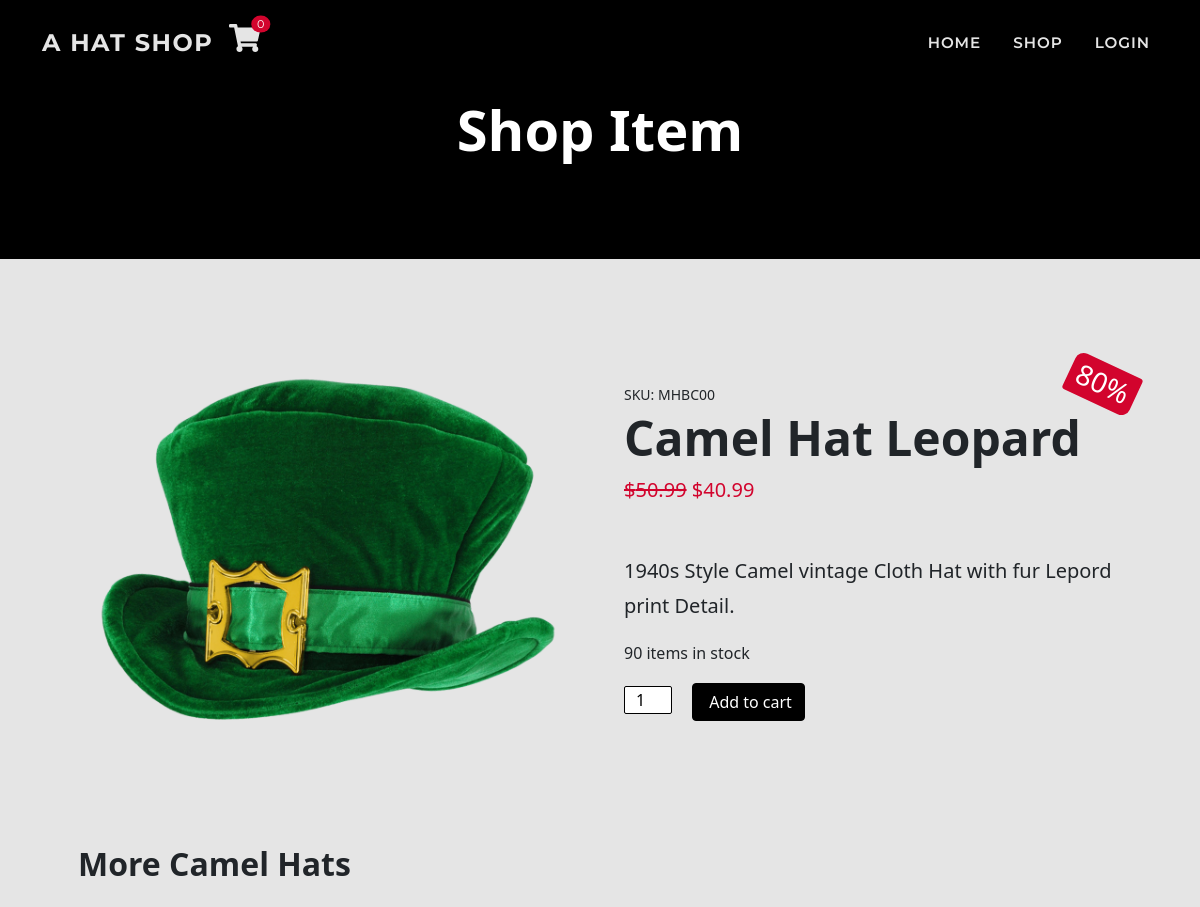
The page /shop/1/ (upper part) on the database as committed earlier.
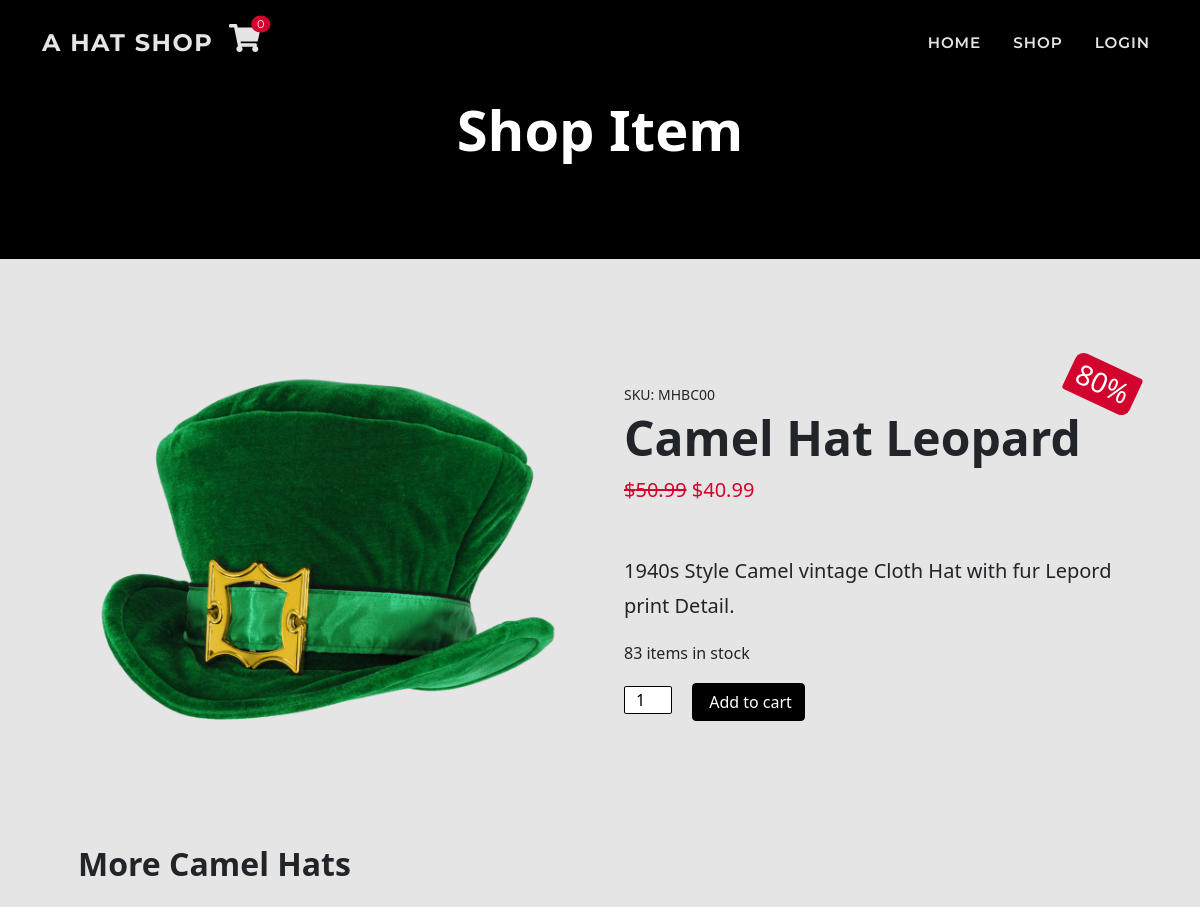
The same page on the database as committed later.
### shop/models.py (models this page shows, shortened)
class Product(models.Model):
    sku = models.CharField(max_length=60)
    category = models.ForeignKey(
        'Category', null=True, blank=True,
        on_delete=models.SET_NULL)
    style = models.CharField(max_length=60)
    color = models.CharField(max_length=60)
    name = models.CharField(max_length=60)
    description = models.TextField(max_length=250)
    price = models.DecimalField(
        max_digits=6, decimal_places=2)
    image = models.ImageField(null=True, blank=True)
    sale = models.BooleanField(default=False)
    sale_price = models.DecimalField(
        max_digits=6, decimal_places=2,
        null=True, blank=True)
    item_count = models.IntegerField(
        blank=False, null=False, default=0)

### shop/views.py (the view)
# urls.py: path('<int:item_id>/', views.shop_item, name='shop_item'),
def shop_item(request, item_id):
    item = get_object_or_404(Product, pk=item_id)
    related = Product.objects.filter(style=item.style)
    context = {
        'item': item,
        'related': related,
    }
    return render(request, 'shop/shop_item.html', context)

### cart/contexts.py (called while the page is built, shortened)
def cart_contents(request):
    cart_items = []
    total = 0
    item_count = 0
    cart = request.session.get('cart', {})
    if total < 50:
        delivery = total * Decimal(10 / 100)
        free_deivery = 50 * total
    else:
        delivery = 0
        free_deivery = 0
    grand_total = delivery + total
    context = {
        'cart_items': cart_items,
        'total': total,
        'item_count': item_count,
        'delivery': delivery,
        'free_deivery': free_deivery,
        'deivery_treshold': 10,
        'grand_total': grand_total,
    }
    return context

### shop/templates/shop/shop_item.html (shortened to what this page needs)
{% extends 'base.html' %}
{% load static %}
{% load thumbnail %}
{% block page_header %}
<header class="bg-black py-5">
    <div class="container px-4 px-lg-5 my-5">
        <div class="text-center">
            <h1 class="display-4 text-white fw-bolder">Shop Item</h1>
        </div>
    </div>
</header>
{% endblock %}
{% block content %}
<section class="page-section">
    <div class="container pb-5 px-4 px-lg-5">
        <div class="item row gx-4 gx-lg-5 align-items-center position-relative">
            {% if item.sale %}
            <div class="badge bg-danger text-white position-absolute w-auto" style="top: 0.5rem; right: 0.5rem">
                <h3 class="m-0">{% widthratio item.sale_price item.price 100 %}%</h3>
            </div>
            {% endif %}
            {% thumbnail item.image "500" as im %}
            <div class="col-md-6"><img class="card-img-top mb-md-0" src="{{ im.url }}" alt="{{ item.name }}" />
            </div>
            {% endthumbnail %}
            <div class="col-md-6">
                <div class="small mb-1">SKU: {{ item.sku }}</div>
                <h1 class="display-5 fw-bolder">{{ item.name }}</h1>
                <div class="fs-5 mb-5">
                    {% if item.sale %}
                    <span class="text-decoration-line-through text-danger">${{ item.price }}</span>
                    <span class="text-danger">${{ item.sale_price }} </span>
                    {% else %}
                    <span>${{ item.price }} </span>
                    {% endif %}
                </div>
                <p class="lead">{{ item.description }}</p>
                {% if item.item_count == 0 %}
                <p class="text-danger">{{ item.item_count }} Out of stock</p>
                {% elif item.item_count < 5  %}
                <p class="text-danger">
                    Only {{ item.item_count }} left in stock.
                </p>
                {% else %}
                <p>{{ item.item_count }} items in stock</p>
                {% endif %}
                <div class="d-flex">
                    <form id="ad-to-cart" class="form" action="{% url 'add_to_cart' item.id %}" method="POST"
                        novalidate>
                        <input id="click-this" class="quantity text-center me-3" name="quantity" id="inputQuantity"
                            type="number" min="1" max="{{ item.item_count }}" value="1" style="max-width: 3rem" />
                        <button class="btn btn-dark flex-shrink-0" type="submit">
                            Add to cart
                        </button>
                    </form>
                </div>
            </div>
        </div>
    </div>
    <div class="container pt-5 px-2 px-sm-4 px-lg-5">
        <h2 class="fw-bolder mb-4 text-capitalize">More {{ item.style }} hats</h2>
    </div>
</section>
{% endblock %}

Rows that differ between the two databases and show on the page:
changed Product "Camel Hat Leopard": item_count "90" → "83"
